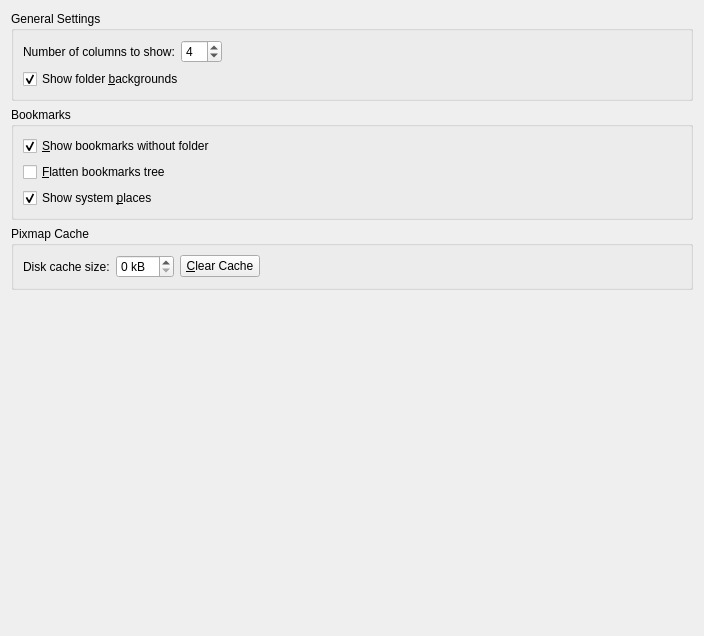
<ui version="4.0" >
 <class>BookmarksConfigUI</class>
 <widget class="QWidget" name="BookmarksConfigUI" >
  <property name="geometry" >
   <rect>
    <x>0</x>
    <y>0</y>
    <width>704</width>
    <height>636</height>
   </rect>
  </property>
  <layout class="QGridLayout" >
   <item row="1" column="0" >
    <widget class="QGroupBox" name="groupBox" >
     <property name="title" >
      <string>Bookmarks</string>
     </property>
     <layout class="QVBoxLayout" name="verticalLayout" >
      <item>
       <widget class="QCheckBox" name="cbShowRoot" >
        <property name="whatsThis" >
         <string>If this option is unchecked, bookmarks at the root of the hierarchy (not in a folder) are not displayed.
If checked, they are gathered in a "root" folder.</string>
        </property>
        <property name="text" >
         <string>&amp;Show bookmarks without folder</string>
        </property>
        <property name="checked" >
         <bool>true</bool>
        </property>
       </widget>
      </item>
      <item>
       <widget class="QCheckBox" name="cbFlattenTree" >
        <property name="whatsThis" >
         <string>Sub-folders are shown within their parent by default. If you activate this option, sub-folders are displayed on their own.
It looks less nice but it may help if you have a very big folder you want to spread in two columns.</string>
        </property>
        <property name="text" >
         <string>&amp;Flatten bookmarks tree</string>
        </property>
       </widget>
      </item>
      <item>
       <widget class="QCheckBox" name="cbShowPlaces" >
        <property name="whatsThis" >
         <string>Show a box with KDE places (Home, Network, ...). Useful if you use konqueror as a file manager.</string>
        </property>
        <property name="text" >
         <string>Show system &amp;places</string>
        </property>
        <property name="checked" >
         <bool>true</bool>
        </property>
       </widget>
      </item>
     </layout>
    </widget>
   </item>
   <item row="0" column="0" >
    <widget class="QGroupBox" name="groupBox_2" >
     <property name="title" >
      <string>General Settings</string>
     </property>
     <layout class="QVBoxLayout" name="verticalLayout_2" >
      <item>
       <layout class="QHBoxLayout" name="horizontalLayout" >
        <item>
         <widget class="QLabel" name="label" >
          <property name="whatsThis" >
           <string>Folders are automatically distributed in several columns. The optimal number of columns depends on the width of the konqueror window and the number of bookmarks you have.</string>
          </property>
          <property name="text" >
           <string>Number of columns to show:</string>
          </property>
         </widget>
        </item>
        <item>
         <widget class="QSpinBox" name="sbColumns" >
          <property name="whatsThis" >
           <string/>
          </property>
          <property name="minimum" >
           <number>1</number>
          </property>
          <property name="value" >
           <number>4</number>
          </property>
         </widget>
        </item>
        <item>
         <spacer name="horizontalSpacer" >
          <property name="orientation" >
           <enum>Qt::Horizontal</enum>
          </property>
          <property name="sizeHint" stdset="0" >
           <size>
            <width>40</width>
            <height>20</height>
           </size>
          </property>
         </spacer>
        </item>
       </layout>
      </item>
      <item>
       <widget class="QCheckBox" name="cbShowBackgrounds" >
        <property name="whatsThis" >
         <string>Disable it on slow system to disable background images.</string>
        </property>
        <property name="text" >
         <string>Show folder &amp;backgrounds</string>
        </property>
        <property name="checked" >
         <bool>true</bool>
        </property>
       </widget>
      </item>
     </layout>
    </widget>
   </item>
   <item row="3" column="0" >
    <spacer name="verticalSpacer" >
     <property name="orientation" >
      <enum>Qt::Vertical</enum>
     </property>
     <property name="sizeHint" stdset="0" >
      <size>
       <width>20</width>
       <height>40</height>
      </size>
     </property>
    </spacer>
   </item>
   <item row="2" column="0" >
    <widget class="QGroupBox" name="groupBox_3" >
     <property name="whatsThis" >
      <string>How much disk space is used to cache the pixmaps</string>
     </property>
     <property name="title" >
      <string>Pixmap Cache</string>
     </property>
     <layout class="QHBoxLayout" name="horizontalLayout_2" >
      <item>
       <widget class="QLabel" name="lbMaxCacheSize" >
        <property name="enabled" >
         <bool>true</bool>
        </property>
        <property name="text" >
         <string>Disk cache size:</string>
        </property>
        <property name="buddy" >
         <cstring>sbCacheSize</cstring>
        </property>
       </widget>
      </item>
      <item>
       <widget class="QSpinBox" name="sbCacheSize" >
        <property name="enabled" >
         <bool>true</bool>
        </property>
        <property name="suffix" >
         <string> kB</string>
        </property>
       </widget>
      </item>
      <item>
       <widget class="QPushButton" name="clearCacheButton" >
        <property name="enabled" >
         <bool>true</bool>
        </property>
        <property name="whatsThis" >
         <string>Clear the pixmap cache</string>
        </property>
        <property name="text" >
         <string>&amp;Clear Cache</string>
        </property>
       </widget>
      </item>
      <item>
       <spacer name="horizontalSpacer_2" >
        <property name="orientation" >
         <enum>Qt::Horizontal</enum>
        </property>
        <property name="sizeHint" stdset="0" >
         <size>
          <width>40</width>
          <height>20</height>
         </size>
        </property>
       </spacer>
      </item>
     </layout>
    </widget>
   </item>
  </layout>
 </widget>
 <resources/>
 <connections/>
</ui>
